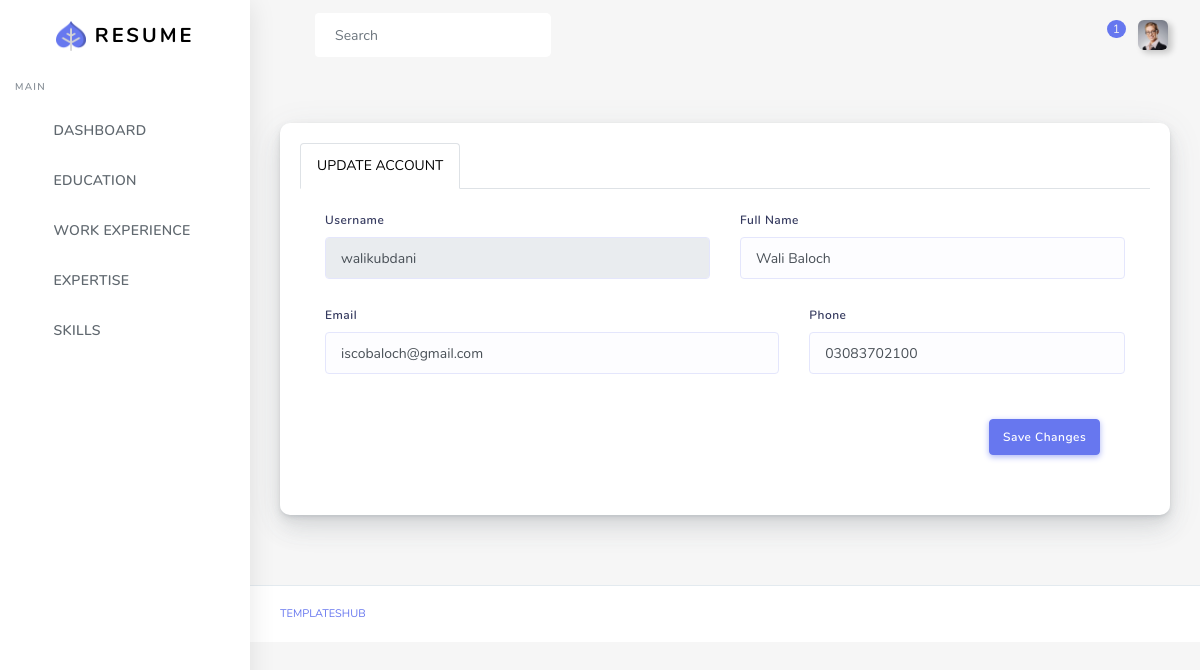
Screenshot of /profile (signed in) with the database file from the repository.
### models.py (models this page shows)
class Users(db.Model):
    __tablename__ = "users"
    id = db.Column(db.Integer, primary_key=True)
    name = db.Column(db.String(120), nullable=True)
    username = db.Column(db.String(120), unique=True)
    email   = db.Column(db.String(120), nullable=True)
    phone = db.Column(db.String(120), nullable=True)
    password    = db.Column(db.String(120), nullable=True)

### main.py (the view)
@app.route("/profile", methods=['POST', 'GET'])
def account():
    if session.get('username'):
        b = db.session.query(Users).filter_by(username=session.get('username')).first()
        if request.method == 'POST':
            name= request.form.get("name")
            email= request.form.get("email")
            phone= request.form.get("phone")
            b.name=name
            b.email=email
            b.phone=phone
            db.session.commit()
            return render_template("user/profile.html",b=b)
        else:
            return render_template("user/profile.html",b=b)
    else:
        return render_template("user/auth-login.html")

### templates/user/profile.html (shortened to what this page needs)
 {% extends "user/base.html" %}
 {% block body %}
      <div class="main-content">
        <section class="section">
          <div class="section-body">
              <div class="col-20 col-md-20 col-lg-20">
                <div class="card">
                  <div class="padding-20">
                    <ul class="nav nav-tabs" id="myTab2" role="tablist">
                      <li class="nav-item">
                        <a class="nav-link active" id="home-tab2" data-toggle="tab" href="#about" role="tab"
                          aria-selected="true"><span>UPDATE ACCOUNT</span></a>
                      </li>
                     </ul>
                      <form method="post" action="{{url_for('account')}}" class="needs-validation" enctype="multipart/form-data">
                        <div class="card-body">
                            <div class="row">
                              <div class="form-group col-md-6 col-12">
                                <label>Username</label>
                                <input type="text" class="form-control" value="{{session['username']}}" readonly>
                              </div>
                              <div class="form-group col-md-6 col-12">
                                <label>Full Name</label>
                                <input type="text" class="form-control" name="name" id="name" value="{{b.name}}" required>
                              </div>
                            </div>
                            <div class="row">
                              <div class="form-group col-md-7 col-12">
                                <label>Email</label>
                                <input type="email" class="form-control" name="email" id="email" value="{{b.email}}" required>
                              </div>
                              <div class="form-group col-md-5 col-12">
                                <label>Phone</label>
                                <input type="tel" class="form-control" name="phone" id="phone"  value="{{b.phone}}" required>
                              </div>
                            </div>
                          <div class="card-footer text-right">
                            <button class="btn btn-primary">Save Changes</button>
                          </div>
                        </form>
                      </div>
                    </div>
                  </div>
                </div>
              </div>
            </div>
          </div>
        {%endblock%}

### rows the page displays
Users: name "Wali Baloch", email "iscobaloch@gmail.com", phone "03083702100"
